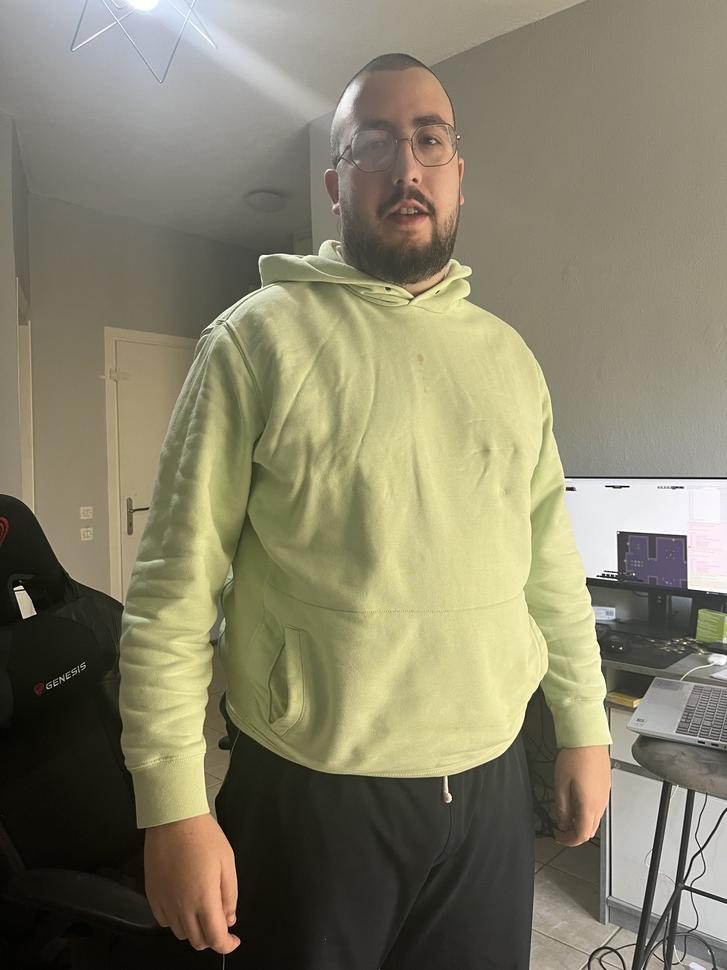
#> input picture test.jpg, 727 x 970 px, shrunk from 3024 x 4032 before the run
$ python test.py
#> lines starting #> are read from the running program, lines starting #| are printed output that depends on the picture; after the words box and inside, x2 and y2 are one past the last pixel; in counts of white or black regions, pixels touching at a corner belong together; long printed decimals are rounded
import cv2

# Load the image
image = cv2.imread('test.jpg')
#> image is the input picture: shape (970, 727, 3); mean B, G, R 106.2, 128.6, 133.2

# Convert the image to grayscale
gray_image = cv2.cvtColor(image, cv2.COLOR_BGR2GRAY)
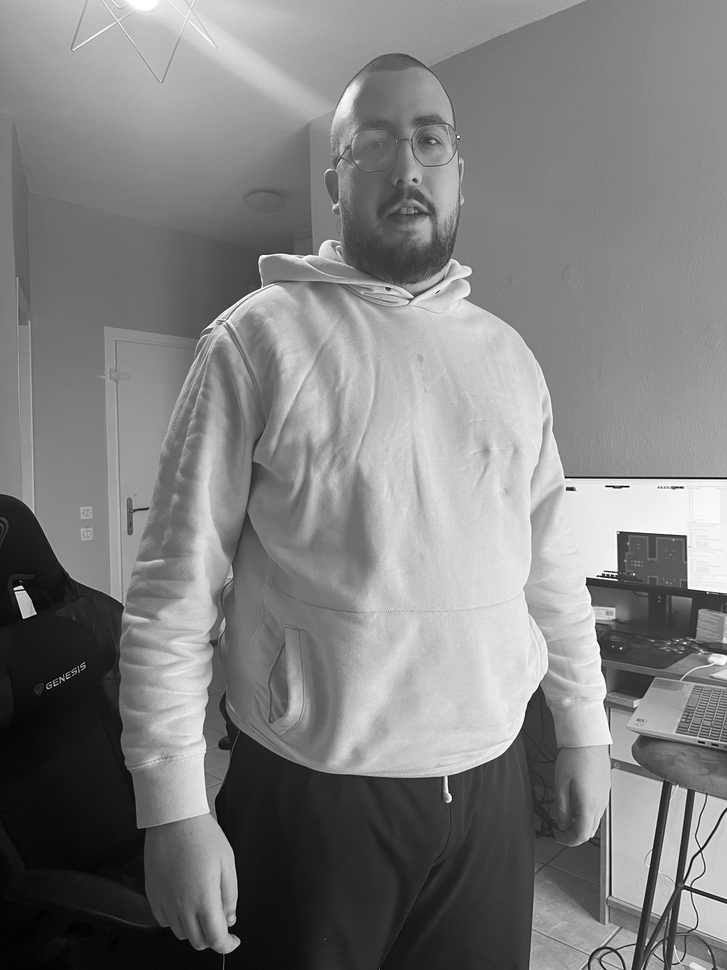
#> gray_image: shape (970, 727); min 0, max 255, mean 127.4

# Blur the image to reduce noise
blurred_image = cv2.GaussianBlur(gray_image, (5, 5), 0)

# Threshold the image to create a binary image
_, thresh = cv2.threshold(blurred_image, 150, 255, cv2.THRESH_BINARY)
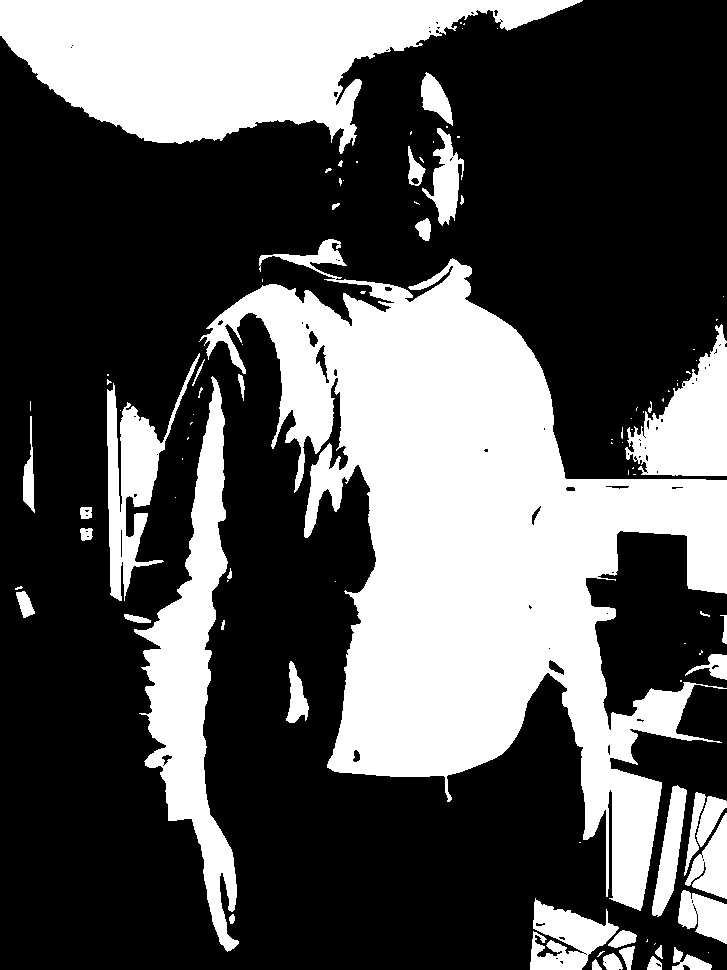
#> thresh: shape (970, 727); 34.2% white; 99 white regions (58 under 20 px)

# Find contours in the image
contours, _ = cv2.findContours(thresh, cv2.RETR_TREE, cv2.CHAIN_APPROX_SIMPLE)
#> contours = 188 contours, 134 with area under 20; largest, box (x1, y1, x2, y2) and area: (199, 239, 727, 911) 136692, (0, 0, 583, 154) 47860, (134, 376, 239, 952) 19560, (625, 324, 727, 476) 8082, (107, 353, 200, 601) 6396

# Sort the contours by area
contours = sorted(contours, key=cv2.contourArea, reverse=True)

# Select the contour with the largest area
contour = contours[0]
#> contour = contour of 2010 points, box (x1, y1, x2, y2) (199, 239, 727, 911), area 136692

# Use the contour to compute the minimum rotated rectangle
rect = cv2.minAreaRect(contour)
#> rect = ((458.5, 544.8), (515.2, 642.1), -65.19)

# Compute the size of the t-shirt
width, height = rect[1]
#> width = 515.2; height = 642.1
if width > height:
    tshirt_size = width
else:
    tshirt_size = height
#> tshirt_size = 642.1

# Assign a size label to the t-shirt
if tshirt_size < 20:
    size = 'Extra Small'
elif tshirt_size < 30:
    size = 'Small'
elif tshirt_size < 40:
    size = 'Medium'
elif tshirt_size < 50:
    size = 'Large'
else:
    size = 'Extra Large'

# Print the size of the t-shirt
print('The size of the t-shirt is:', size, tshirt_size)
#| The size of the t-shirt is: Extra Large 642.096
